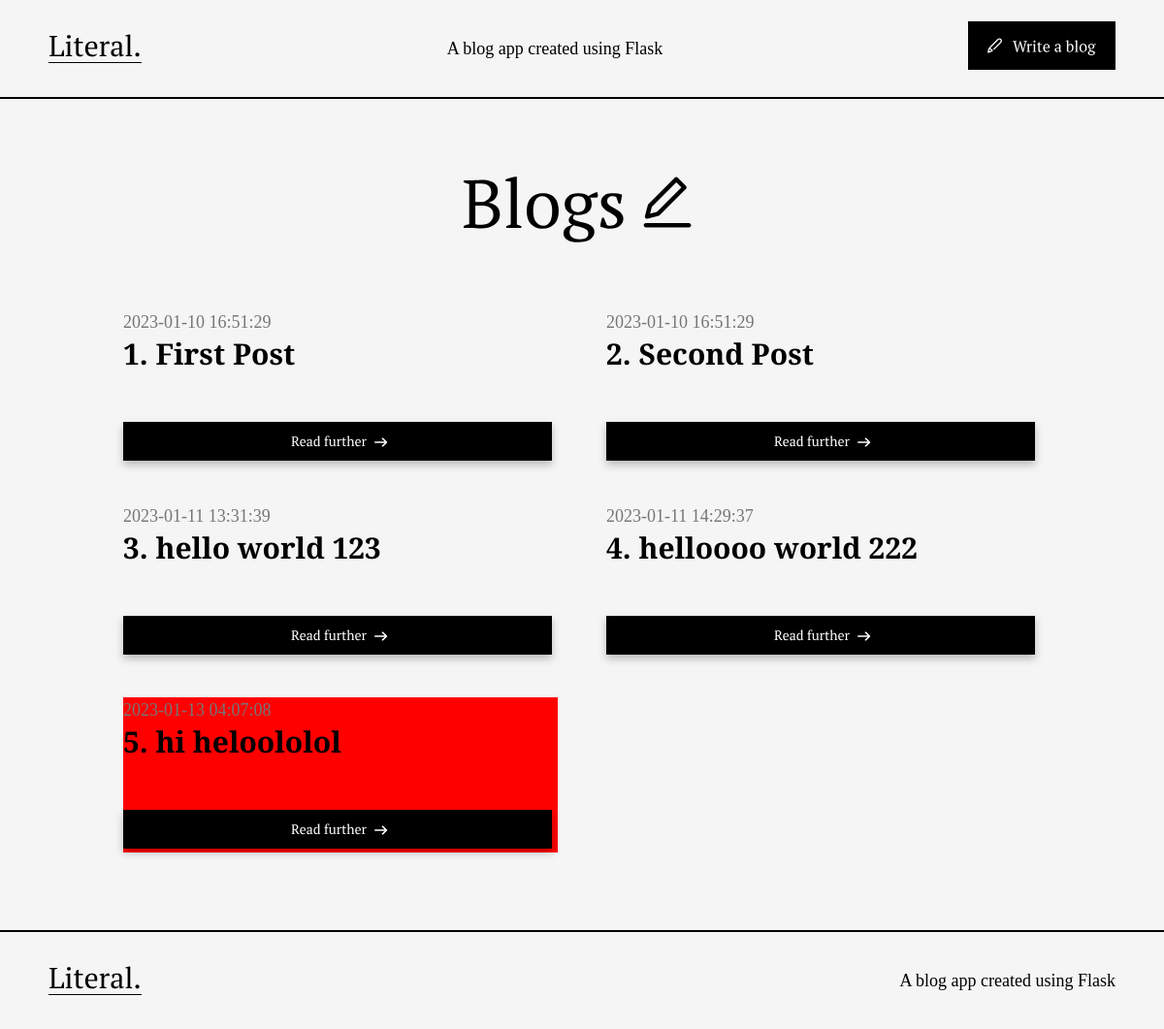
/, run on an earlier commit of the app's database.
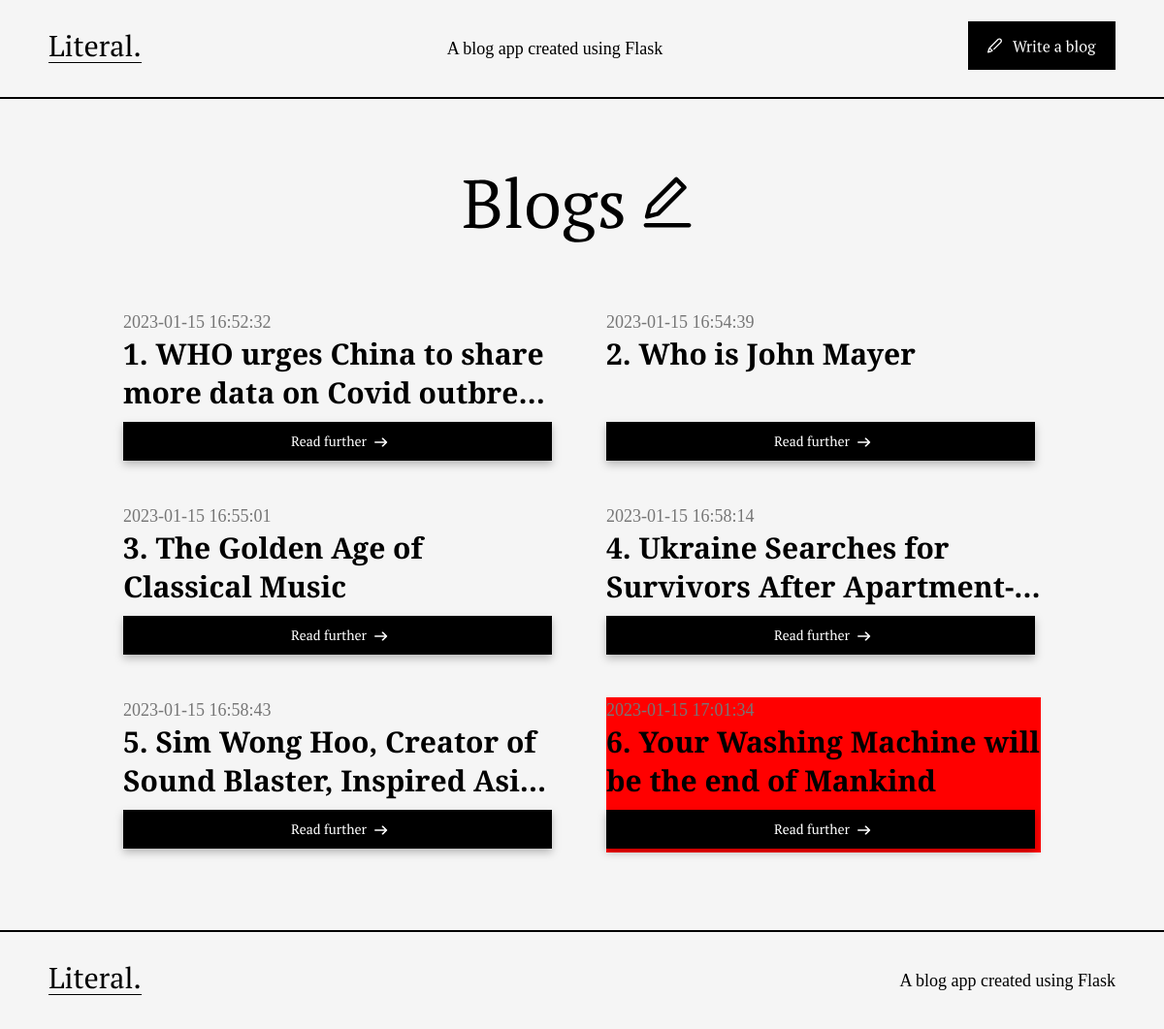
And on a later commit of the database.
### tables this page shows
CREATE TABLE posts (
    id INTEGER PRIMARY KEY AUTOINCREMENT,
    created TIMESTAMP NOT NULL DEFAULT CURRENT_TIMESTAMP,
    title TEXT NOT NULL,
    author TEXT NOT NULL,
    content TEXT NOT NULL
);

### app.py (the view)
@app.route('/')
def index():
    conn = get_db_connection()
    posts = conn.execute('SELECT * FROM posts').fetchall()
    conn.close()
    return render_template('index.html', posts=posts)

### app.py (called while the page is built)
def get_db_connection():
    conn = sqlite3.connect('database.db')
    conn.row_factory = sqlite3.Row
    return conn

### templates/index.html
{% extends 'base.html' %}
{% block content %}
<div class="index-container">
    <div class='heading-img-wrapper'>
        <img src="/static/blog-heading.svg">
    </div>
    <div  class='grid-layout'>
        {% for post in posts %}
            {% if loop.index == posts|length %}
                <div class='card-container' style="background-color: red;">
                    <div class='date'>{{ post['created'] }}</div>
                    <a href='/blog/{{post['id']}}'>
                        <div class='heading'>{{loop.index}}. {{ post['title'] }}</div>
                    </a>
                    <div class='card-button-wrapper'>
                        <a href='/blog/{{post['id']}}'>
                            <img src='/static/read-further-btn.svg'>
                        </a>
                    </div>
                </div>
            {% else %}
                <div class='card-container'>
                    <div class='date'>{{ post['created'] }}</div>
                    <a href='/blog/{{post['id']}}'>
                        <div class='heading'>{{loop.index}}. {{ post['title'] }}</div>
                    </a>
                    <div class='card-button-wrapper'>
                        <a href='/blog/{{post['id']}}'>
                            <img src='/static/read-further-btn.svg'>
                        </a>
                    </div>
                </div>
            {% endif %}
        {% endfor %}
    </div>
</div>
{% endblock %}

What changed in the data, as far as the page shows it:
removed posts: created "2023-01-10 16:51:29", title "First Post"
removed posts: created "2023-01-10 16:51:29", title "Second Post"
removed posts: created "2023-01-11 13:31:39", title "hello world 123"
removed posts: created "2023-01-11 14:29:37", title "helloooo world 222"
removed posts: created "2023-01-13 04:07:08", title "hi heloololol"
added posts: created "2023-01-15 16:52:32", title "WHO urges China to share more data on Covid…"
added posts: created "2023-01-15 16:54:39", title "Who is John Mayer"
added posts: created "2023-01-15 16:55:01", title "The Golden Age of Classical Music"
added posts: created "2023-01-15 16:58:14", title "Ukraine Searches for Survivors…"
added posts: created "2023-01-15 16:58:43", title "Sim Wong Hoo, Creator of Sound Blaster, Inspired…"
added posts: created "2023-01-15 17:01:34", title "Your Washing Machine will be the end of Mankind"
